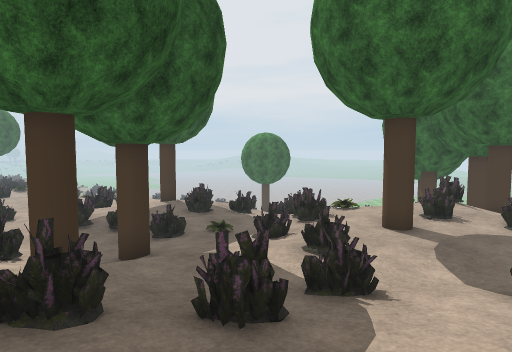
View 1 (above)

24 first-person views from a walk through a 3-D level made in the Unity game engine. The camera is 1.5 m above the floor, tilts 4° down and sees 75° across. The floor is counted in squares, 1 m on a side. Each view is taken from the middle of a square. On the plan, view 1 faces up. The plan holds only what a view shows up to about 15 squares ahead; the rest is blank. The place goes on beyond the plan. Some trees and plants on the terrain are drawn as simple stand-ins. The player is left out. Door leaves are left out, so doorways stand open. Some surface patterns are stand-ins.

View 2
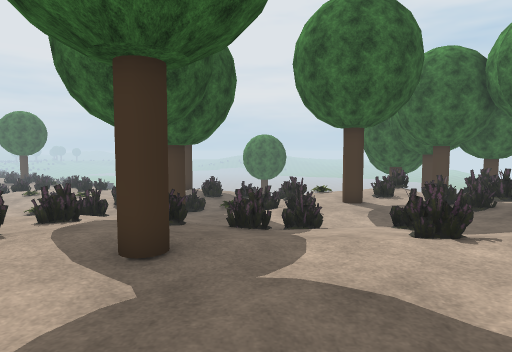

View 3
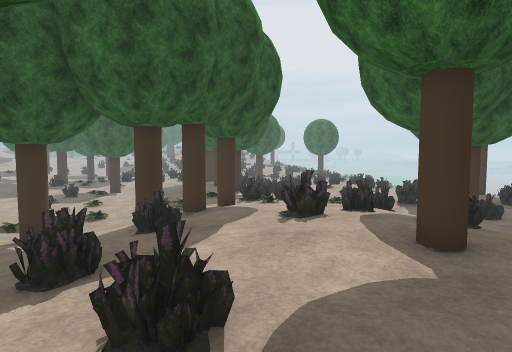

View 4
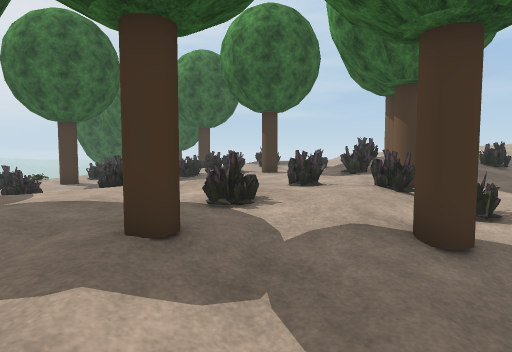

View 5
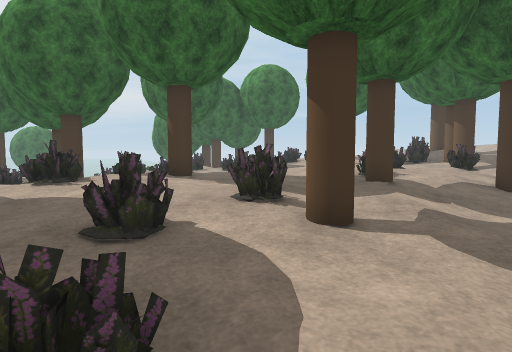

View 6
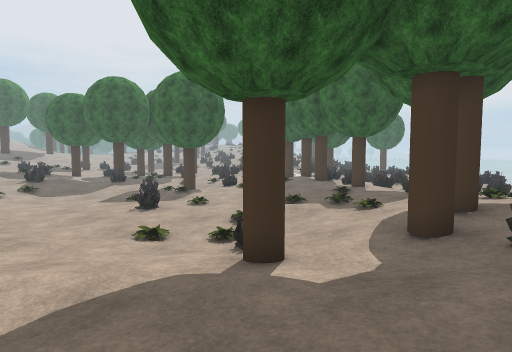

View 7
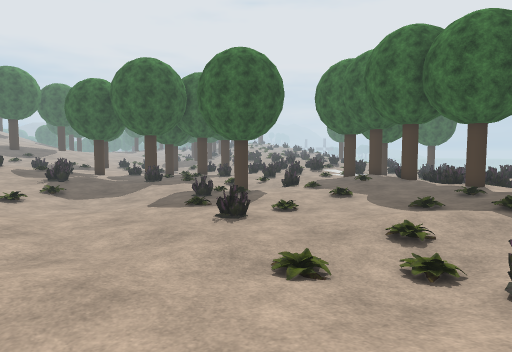

View 8
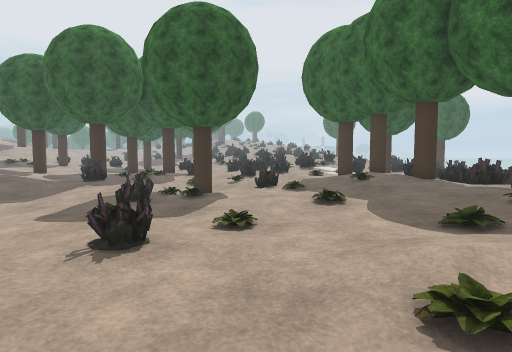

View 9
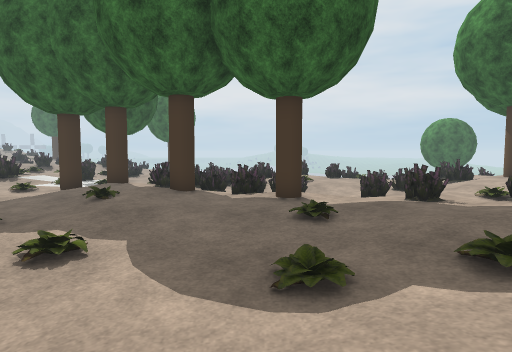

View 10
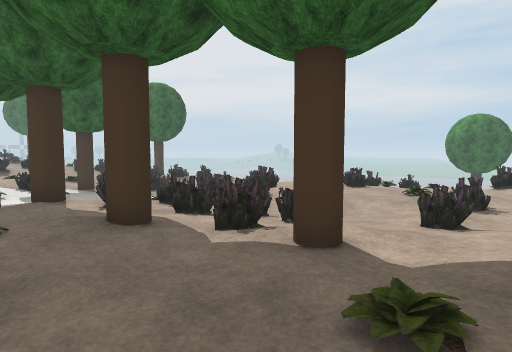

View 11
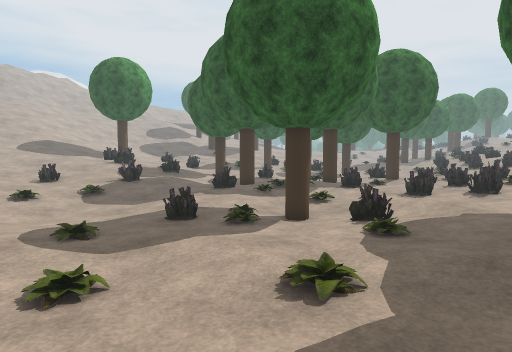

View 12
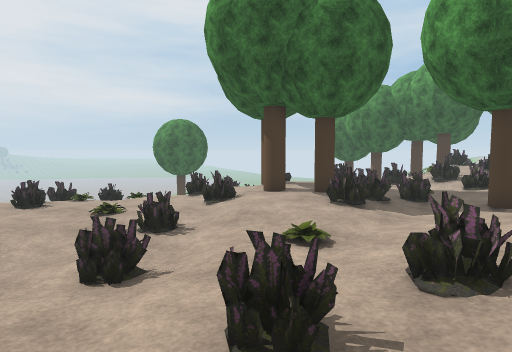

View 13
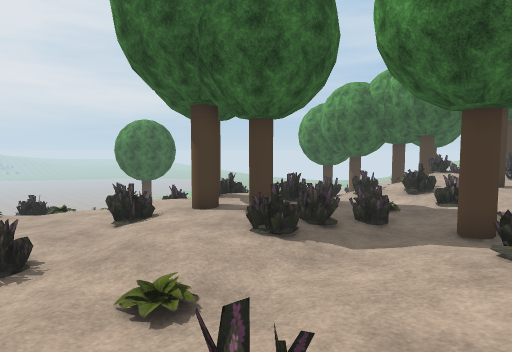

View 14
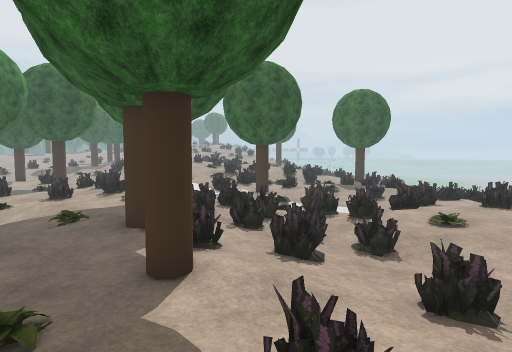

View 15
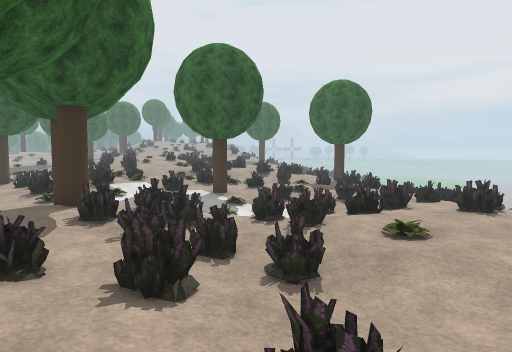

View 16
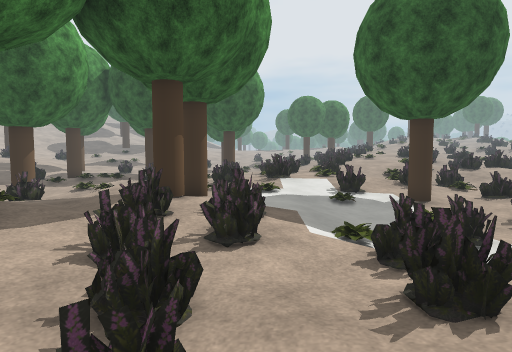

View 17
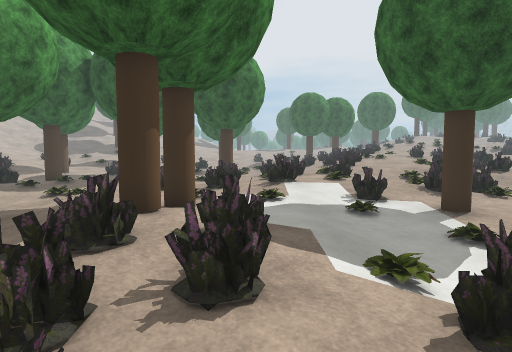

View 18
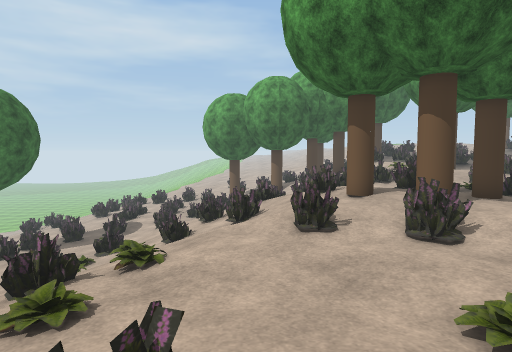

View 19
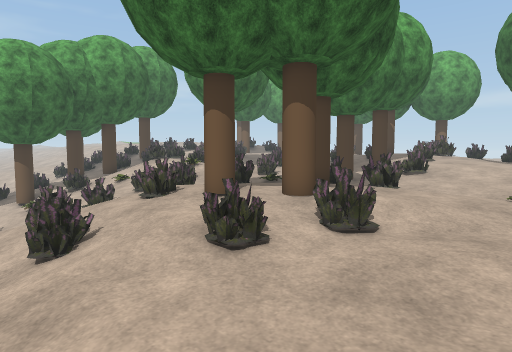

View 20
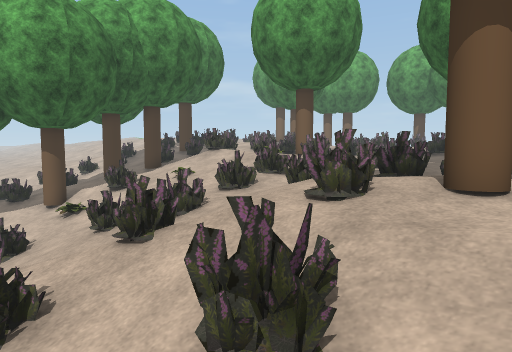

View 21
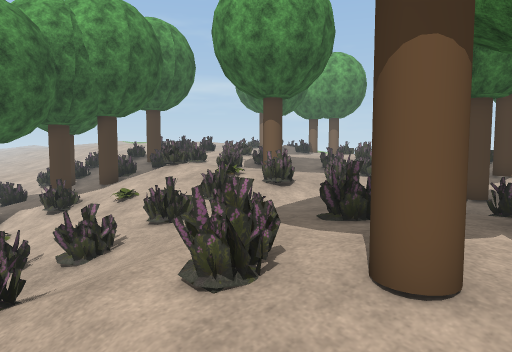

View 22
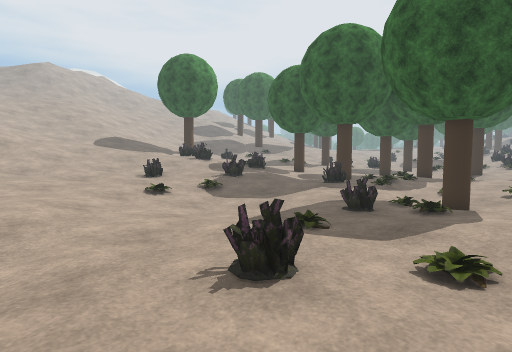

View 23
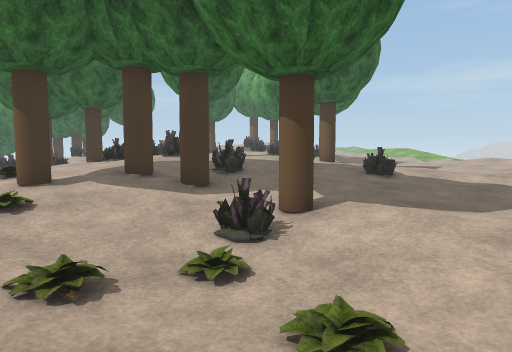

View 24
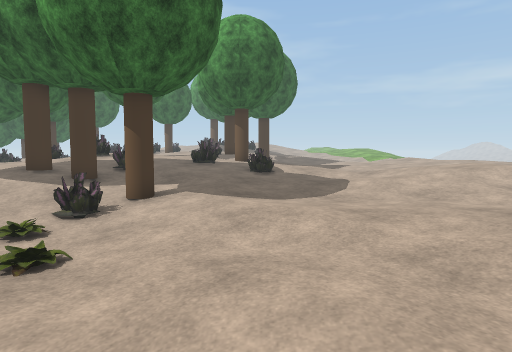

### Floor plan
Key: @ floor where view 1 was taken; x gap in a wall; . main floor; : floor 0.25 m higher than the main floor; - floor 0.25 m lower than the main floor; + floor 0.5 m higher than the main floor; _ floor 0.5 m lower than the main floor; * floor 0.75 m higher than the main floor; < floor 0.75 m lower than the main floor; % floor 1 m higher than the main floor; & floor 1.25 m higher than the main floor; / step, stairs or slope; = window, fence, low wall or low ledge; T tree.
Columns run from 30 left of view 1 to 7 right of it. Each row starts with its distance up from view 1.
 20    ==/T____ __======////// //=/ =
 19    :/-T_/_=_==_-..//---//////=/////=
 18 =..:.=__/_==_/==..==----///=//=////=//
 17 =.:..=/___<<=//..-..---==////////=////
 16   :.////////===./-.-.-...::==//==/////
 15    =../--//--_---.--...=/:T+:////////=
 14  /..../--/=-=_-_=/----//:T:::====/////
 13 ====......=.x-===__==-/::::==...=/////
 12 --==-//T.T/===--__---/.::TT::...=/////
 11  -=----./:.....=/-=//..:===:././x/**=x
 10 --=- /..././T.=..///./..=.=x//.//+***/
  9 ---_ //-../:T./T...../.......:==/+T=**
  8 //_////---//...T..=..////:.T/::/+TT+==
  7 -_//__==/-//.../.:=:=:///=/T/++==++++*
  6 -_/__T///-..--./.:::++///=///+++++++==
  5 ////TT _---.---./::==+++**+T///==++ /=
  4 -///_//__-----////::T++**==/=/=++/=//=
  3 =--__//__--_--//.//:T++**//%=*=//**///
  2 =--__/=____/_--...///+***//%%%%%%=//
  1 --_________/__-./-///T//%==&TT%%%%/
  0 -/______-_____-//-///T///%%%%T@%%%/
 -1 //_________=____/_//:T/=*%%%%%%%%%& %%
 -2 //__<<_____-___///=..//+**%%%%%%%%& /=
 -3 -///_</______-_/_//T.//+*=*//%%%%=&&%=
 -4 --//____________-/..:/++==*==*%T%%&&&=
 -5 ..-///_______----...::+++**TT*/T/////=
 -6 ...-////---_/---/....::==+++*/////T/=
 -7 /...--..-   /---.....:::+++++/+///T//
 -8 :......     ---......:::/+++ +  //

Positions as (right, up) in squares from view 1, and headings:
1: (0, 0), facing up
2: (0, -4), facing up
3: (0, -5), facing up-left
4: (-1, -8), facing up-right
5: (-7, -8), facing up-right
6: (-7, -7), facing up-left
7: (-12, -7), facing up-left
8: (-14, -3), facing up-left
9: (-16, 0), facing up
10: (-16, 4), facing up
11: (-15, 4), facing left
12: (-14, 6), facing up-right
13: (-11, 6), facing up-right
14: (-11, 6), facing up-left
15: (-11, 9), facing up-left
16: (-13, 14), facing left
17: (-15, 14), facing left
18: (-13, 18), facing right
19: (-10, 20), facing down-right
20: (-5, 20), facing down-right
21: (-5, 18), facing down-right
22: (-15, -1), facing left
23: (-18, -2), facing right
24: (-20, -6), facing right
